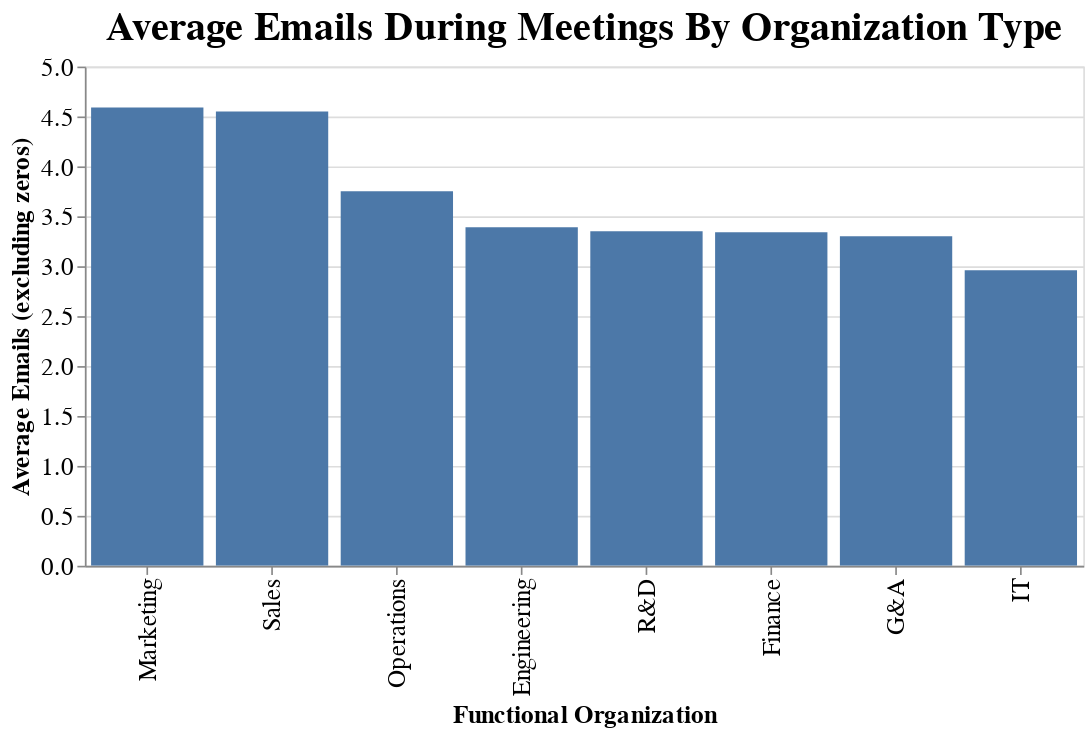

Write notebook code for a chart like this one.
### Code cell
d = {'Organization': ["Engineering", "Finance", "G&A", "IT", "Marketing", "Operations", 
                      "R&D", "Sales"], 'Average_Emails': [3.39, 3.34, 3.3, 2.96,
                                                          4.59, 3.75, 3.35, 4.55]}
Email_df = pd.DataFrame(data=d)

alt.Chart(Email_df).mark_bar().encode(
    alt.X('Organization', sort="-y", axis=alt.Axis(title="Functional Organization")),
    alt.Y('Average_Emails', axis=alt.Axis(title="Average Emails (excluding zeros)")),
).interactive().properties(title='Average Emails During Meetings By Organization Type').configure_axis(
    labelFontSize=15,titleFontSize=15,).configure_title(fontSize=24).properties(
        width=600,height=300
    )

### Figure 1 — Vega-Lite specification as saved in the notebook (floating-point values rounded to 4 significant figures)
{"config": {"view": {"continuousWidth": 400, "continuousHeight": 300}, "axis": {"labelFontSize": 15, "titleFontSize": 15}, "title": {"fontSize": 24}}, "data": {"name": "data-68e2805f99ab51860ed3896e20d32538"}, "mark": "bar", "encoding": {"x": {"type": "nominal", "axis": {"title": "Functional Organization"}, "field": "Organization", "sort": "-y"}, "y": {"type": "quantitative", "axis": {"title": "Average Emails (excluding zeros)"}, "field": "Average_Emails"}}, "height": 300, "selection": {"selector015": {"type": "interval", "bind": "scales", "encodings": ["x", "y"]}}, "title": "Average Emails During Meetings By Organization Type", "width": 600, "$schema": "https://vega.github.io/schema/vega-lite/v4.8.1.json", "datasets": {"data-68e2805f99ab51860ed3896e20d32538": [{"Organization": "Engineering", "Average_Emails": 3.39}, {"Organization": "Finance", "Average_Emails": 3.34}, {"Organization": "G&A", "Average_Emails": 3.3}, {"Organization": "IT", "Average_Emails": 2.96}, {"Organization": "Marketing", "Average_Emails": 4.59}, {"Organization": "Operations", "Average_Emails": 3.75}, {"Organization": "R&D", "Average_Emails": 3.35}, {"Organization": "Sales", "Average_Emails": 4.55}]}}
